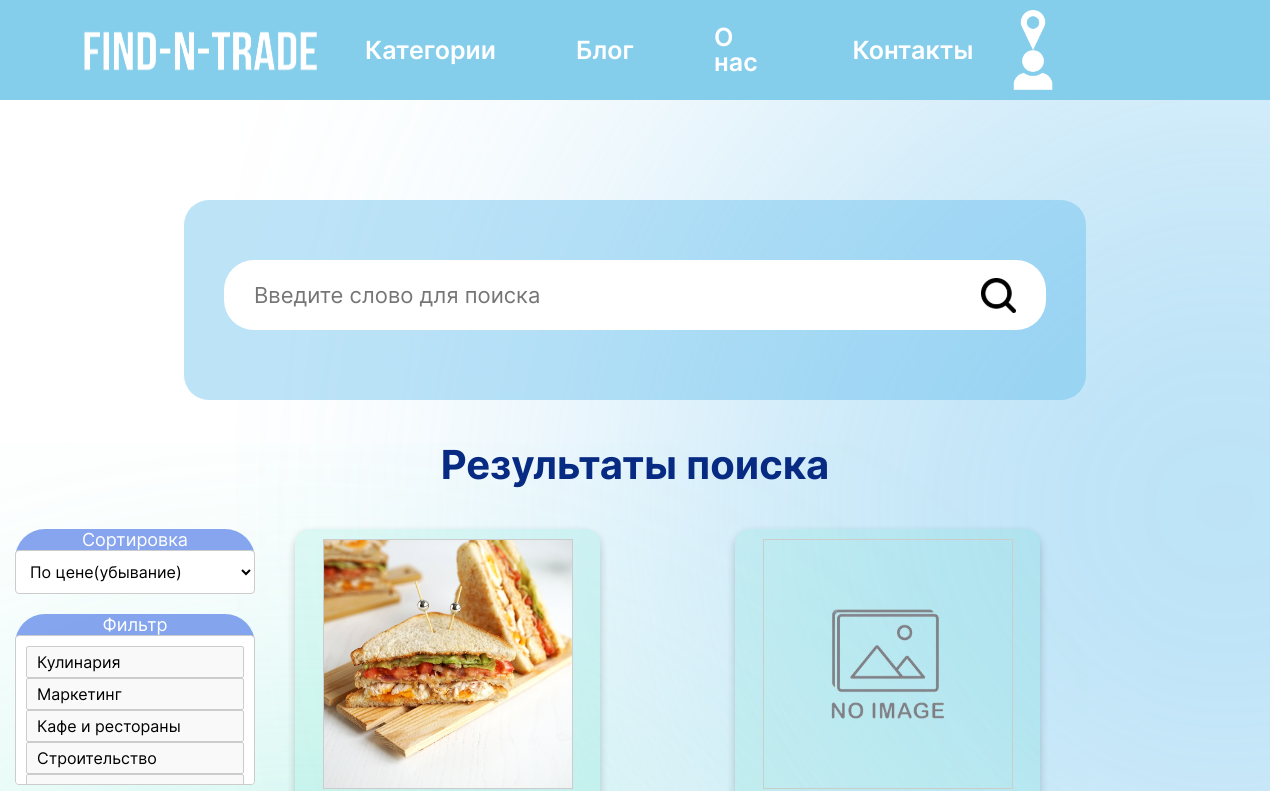
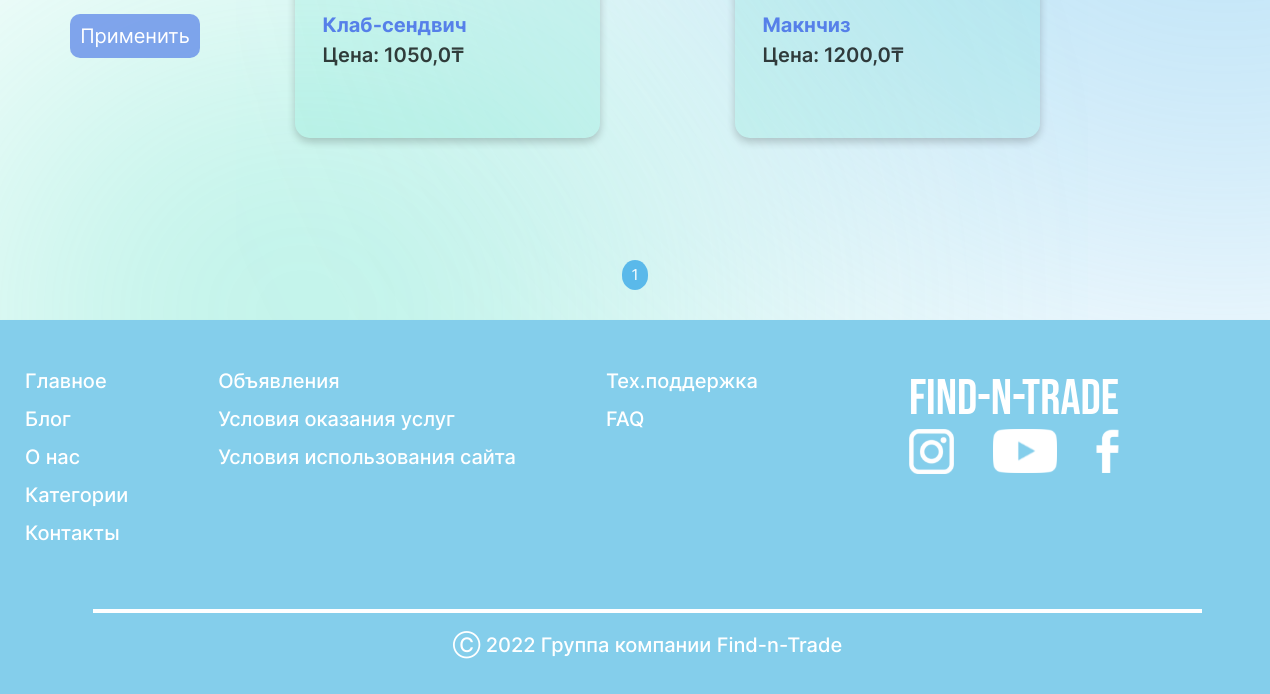
Before: /search_result/ with the older database file (2 pictures, top to bottom).
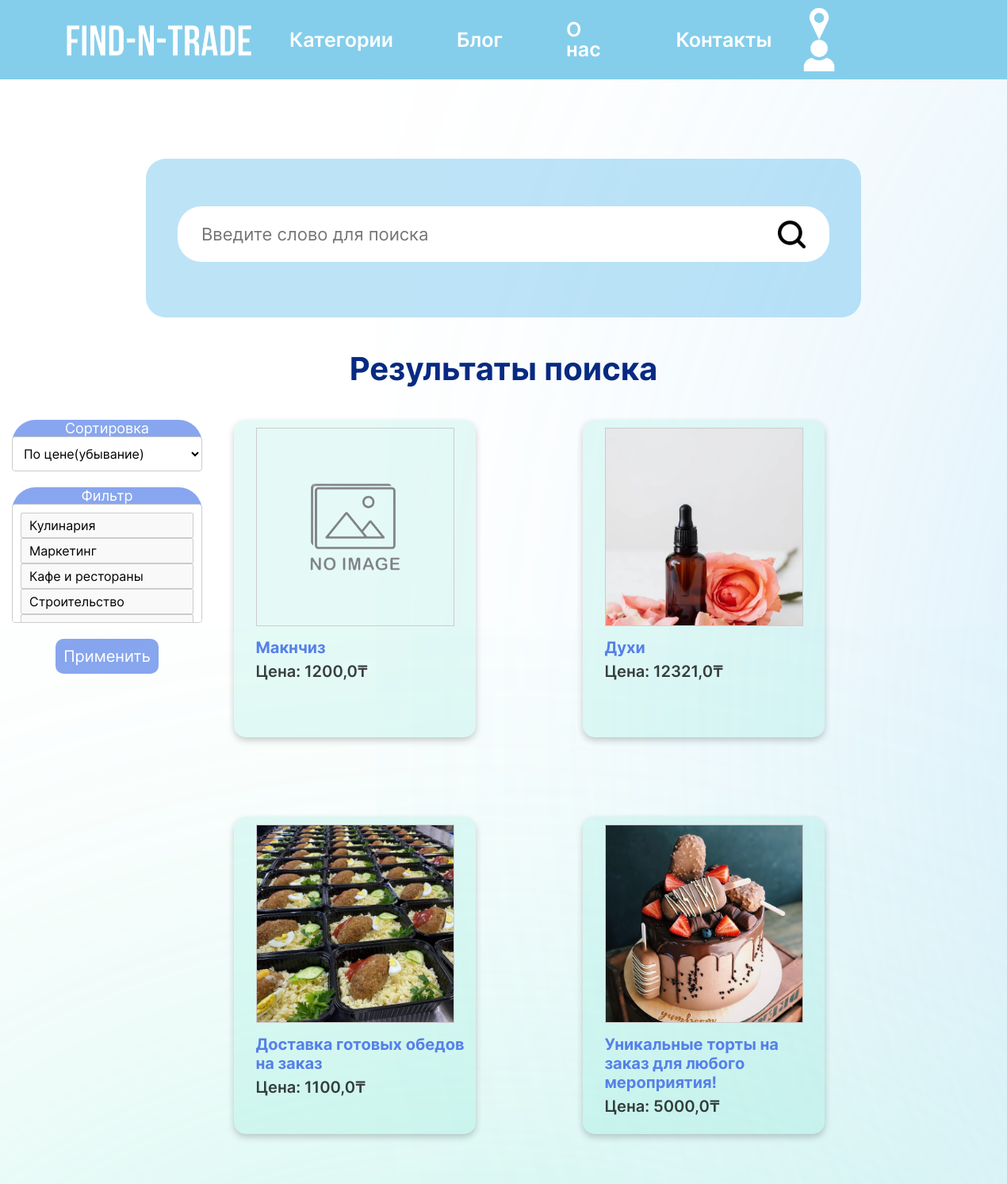
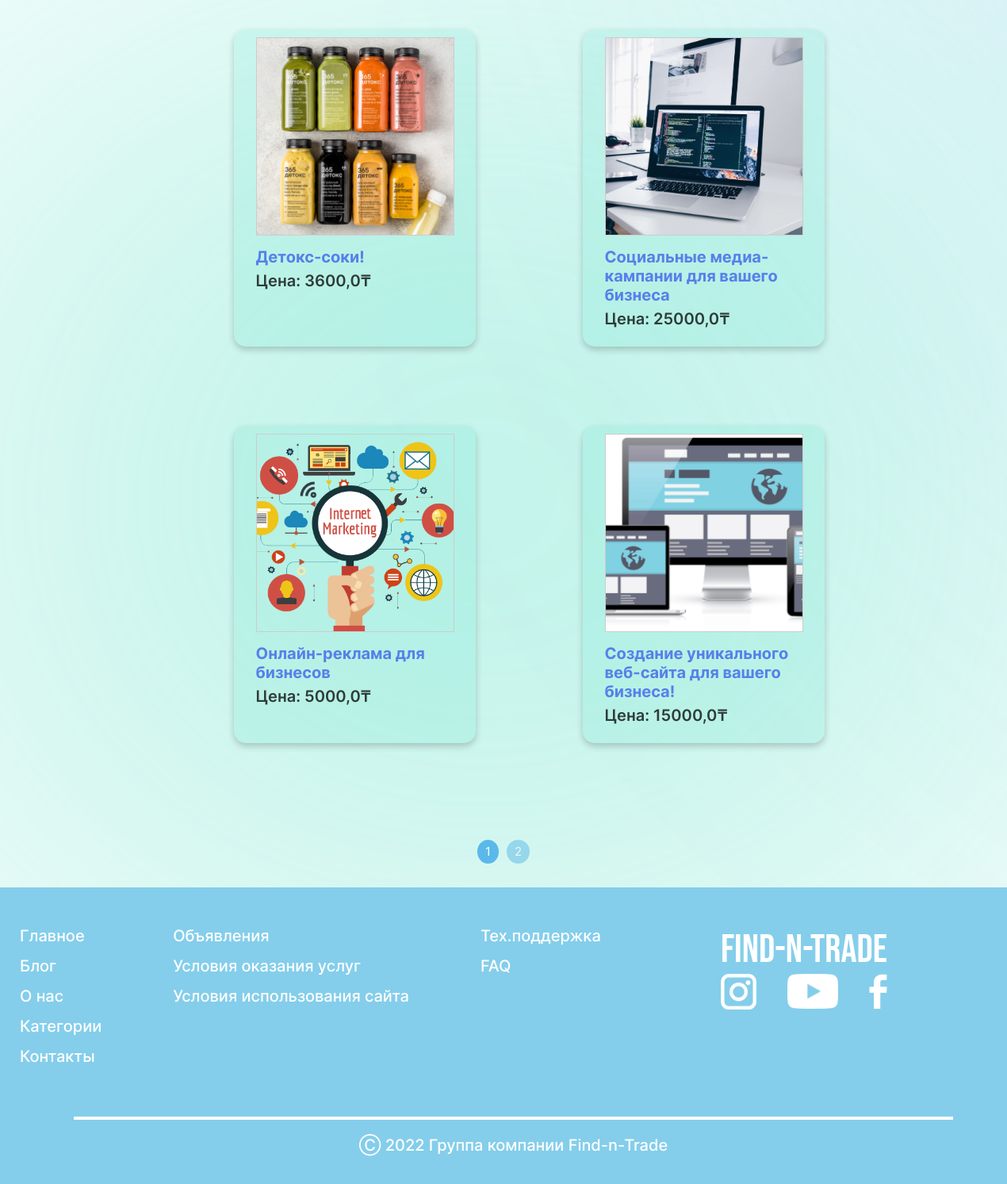
After: the same page with the newer database file (2 pictures, top to bottom).
### main/models.py (models this page shows, shortened)
class Ad(models.Model):
    user= models.ForeignKey(CustomUser, blank=False, null=False, on_delete=models.CASCADE, related_name='creator')
    title= models.CharField(max_length=50, verbose_name="Title")
    company_name= models.CharField(max_length=50, blank=True, null=True, verbose_name="Company_name")
    description= models.TextField(verbose_name="Description")
    image_link = models.ImageField(upload_to=user_image_directory_path, blank=True, null=True,
                                   verbose_name="Ad image")
    cost= models.FloatField(verbose_name="Cost")
    responders= models.ManyToManyField(Respond, blank=True, null=True)
    create_date = models.DateField(auto_now_add=True, verbose_name="Creation date")
    edit_date = models.DateField(auto_now=True, verbose_name="Edit date")
    is_active = models.BooleanField(default=True, verbose_name="Active")
    category=models.ForeignKey(Category, blank=True, null=True, on_delete=models.CASCADE)

### main/views.py (the view, shortened to what this page needs)
# urls.py: path('search_result/', views.SearchResultView.as_view(), name='searchresult'),
class SearchResultView(ListView):
    template_name = "main/search_result.html"
    model = Ad
    paginate_by = 8
    def get_context_data(self, **kwargs):
        ctx = super(SearchResultView, self).get_context_data(**kwargs)
        ctx['categories'] = Category.objects.all()
        return ctx
    def get_queryset(self):
        query = self.request.GET.get("q")
        filter_type = self.request.GET.get("filter_type")
        categories = self.request.GET.getlist("category")
        object_list = Ad.objects.filter(is_active=True)
        if query:
            object_list = object_list.filter(Q(title__icontains=query))
        if categories:
            object_list = object_list.filter(category__slug__in=categories)
        return object_list

### main/templates/main/search_result.html (shortened to what this page needs)
{% extends 'main/base.html' %}
{% load static %}
{% block content %}
<html lang="en">
<head>
    <link rel="stylesheet" href="{% static 'main/css/style.css' %}">
    <link rel="stylesheet" href="{% static 'main/css/style_imported.css' %}">
</head>
<body>
    <div class="categories__container">
            <form action="{% url 'searchresult' %}" class="categories__container-search__wrapper" method="GET">
                <div class="categories__container-search__wrapper-inputs">
                    <button type="submit" class="categories__container-search__wrapper-input__icon"></button>
                    <input type="text" class="categories__container-search__wrapper-input" placeholder="Введите слово для поиска" name="q">
                </div>
            </form>
            <h1 class="categories__container-heading">Результаты поиска {{request.GET.q}}</h1>
            <div class="search__result-wrapper">
                <div class="search__result-wrapper-sorting">
                    <form action="{% url 'searchresult' %}" method="GET" class="search__result-wrapper-sorting-form" style="display: flex;
                        flex-direction: column;
                        align-items: center;">
                        <div class="search__result-wrapper-sorting-form__element">
                            Сортировка <select name="filter_type" id="filter_type" class="multiple-select">
                            <option value="price_down">По цене(убывание)</option>
                        </select>
                        </div>
                        <div class="search__result-wrapper-sorting-form__element">
                            Фильтр
                              <select id="id_category" name="category" multiple class="multiple-select">
                                {% for category in categories %}
                                  <option value="{{ category.slug }}">{{ category.name }}</option>
                                {% endfor %}
                              </select>
                        </div>
                        <button type="submit" style=" margin: auto;
                            background-color: rgba(86, 128, 233, 0.7);
                            color: #fff;
                            font-size: 20px;
                            border: none;
                            border-radius: 10px;
                            padding: 10px;
                            margin-bottom: 20px;
                            cursor: pointer;">Применить</button>
                    </form>
                </div>
                <div class="search__result-wrapper-results">
                    {% for i in object_list %}
                        <div class="card" style="height:400px;">
            <div class="ad_image">
              {% if i.image_link.file is not None     %}
              <img src="{{i.image_link.url}}" alt="" style="object-fit:cover;
              object-position: center;
                 width:250px;
                 height:250px;
                 border: solid 1px #CCC">
              {% else %}
              <img src="{% static 'main/img/no-image-removebg-preview.png'%}" alt="" style="object-fit:cover;
              object-position: center;
                 width:250px;
                 height:250px;
                 border: solid 1px #CCC">
              {% endif %}
            </div>
            <div class="adtext" >
              <a href="{% url 'ad_details' id=i.id %}" >  <h4><b>{{i.title}} </b></h4></a>
              <p style="color: black;
                font-size: 20px;
                text-align: left;
                margin-right: 30px;
                font-weight: 550;"> Цена: {{i.cost}}₸ </p>
            </div>
          </div>
                    {% endfor %}
                </div>
            </div>
          <div class="pagination" style="margin-top: 30px;">
      <div class="pages">
        {% for page in paginator.page_range %}
          <a href="?page={{page}}"><p class="{% if page_obj.number == page  %}active_page{% endif %}">{{page}}</p></a>
        {% endfor %}
       </div>
    </div>
       <footer class="footer">
        <div class="container">
            <div class="footer__wrapper">
                <div class="footer__links">
                    <div class="footer__links__wrapper">
                        <div class="footer__links-column">
                            <ul class="footer__links-column__list">
                                <li class="footer__links-column__list-item"><a href="{% url 'index' %}" class="footer__links-column__list-item__link">Главное</a></li>
                                <li class="footer__links-column__list-item"><a href="{% url 'blog' %}" class="footer__links-column__list-item__link">Блог</a></li>
                                <li class="footer__links-column__list-item"><a href="{% url 'about_us' %}" class="footer__links-column__list-item__link">О нас</a></li>
                                <li class="footer__links-column__list-item"><a href="{% url 'categories' %}" class="footer__links-column__list-item__link">Категории</a></li>
                                <li class="footer__links-column__list-item"><a href="{% url 'contact' %}" class="footer__links-column__list-item__link">Контакты</a></li>
                            </ul>
                        </div>
                        <div class="footer__links-column">
                            <ul class="footer__links-column__list">
                                <li class="footer__links-column__list-item"><a href="{% url 'searchresult' %}" class="footer__links-column__list-item__link">Объявления</a></li>
                                <li class="footer__links-column__list-item"><a href="{% url 'termscond' %}" class="footer__links-column__list-item__link">Условия оказания услуг</a></li>
                                <li class="footer__links-column__list-item"><a href="#" class="footer__links-column__list-item__link">Условия использования сайта</a></li>
                            </ul>
                        </div>
                        <div class="footer__links-column">
                            <ul class="footer__links-column__list">
                                <li class="footer__links-column__list-item"><a href="{% url 'support_chat' %}" class="footer__links-column__list-item__link">Тех.поддержка</a></li>
                                <li class="footer__links-column__list-item"><a href="#" class="footer__links-column__list-item__link">FAQ</a></li>
                            </ul>
                        </div>
                    </div>
                </div>
                <div class="footer__social">
                    <a href="{% url 'index' %}"><div class="footer__social-logo">FIND-N-TRADE</div></a>
                    <div class="footer__social__items">
                        <a href="https://www.instagram.com/"><img src="{% static 'main/icons/insta.svg' %}" alt="instagram" class="footer__social-item">
                        <a href="https://www.youtube.com/"><img src="{% static 'main/icons/youtube.svg' %}" alt="youtube" class="footer__social-item">
                        <a href="https://ru-ru.facebook.com/"><img src="{% static 'main/icons/facebook.svg' %}" alt="facebook" class="footer__social-item">
                    </div>
                </div>
            </div>
            <div class="dash"></div>
            <div class="footer__credit">Ⓒ 2022 Группа компании Find-n-Trade</div>
        </div>
    </footer>
</body>
</html>
{% endblock %}

### main/templates/main/base.html (shortened to what this page needs)
{% load static %}
<html lang="en">
<head>
    <link rel="stylesheet" href="{% static 'main/css/style.css' %}">
</head>
<body>
    <header class="header">
        <div class="sitelogo">
            <a href="{% url 'index' %}">
                <img src="{% static 'main/icons/Find-n-trade.png' %}" alt="">
            </a>
        </div>
        <div class="navigation">
            <ul class="navmenu">
                <li><a href="{% url 'categories' %}">Категории</a></li>
                <li><a href="{% url 'blog' %}">Блог</a></li>
                <li><a href="{% url 'about_us' %}">О нас</a></li>
                <li><a href="{% url 'contact' %}">Контакты</a></li>
            </ul>
        </div>
        <div class="navicons">
            <a href="#"><img src="{% static 'main/icons/location.png' %}" alt=""></a>
            {% if user.is_authenticated %}
            <a href="{% url 'profile' %}  "><img src="{% static 'main/icons/user.png' %}"></a>
            {% else %}
            <a href="{% url 'register' %} "><img src="{% static 'main/icons/user.png' %}" alt="profile"
                    class="header__settings-profile"></a>
            {% endif %}
        </div>
    </header>
    {% block content %}
    {% endblock %}
</body>
</html>

### main/static/main/css/style_imported.css (style rules this page uses)
:root { --bs-lightblue: #84CEEB; --bs-blue: #5AB9EA; --bs-gradient_one: linear-gradient(60deg, rgba(104, 201, 201, 0.8724440459777661) 15%, rgba(90, 185, 234, 0.4186625333727241) 49%, rgba(86, 128, 233, 0.7015756986388305) 84%); --bs--gradient_two: linear-gradient(45deg, rgba(255, 255, 255, 0.8724440459777661) 15%, rgba(86, 128, 233, 0.7015756986388305) 84%); --bs--gradient_three: linear-gradient(45deg, rgba(255, 255, 255, 0.8724440459777661) 15%, rgba(109, 177, 232, 0.702) 90%); --bs--gradient_four: linear-gradient(45deg, #68C9C9, #5680E9); --bs--gradient_five: linear-gradient(90deg, rgba(132,206,235,0.5024860285911239) 27%, rgba(104,201,201,0.5) 47%, rgba(90,185,234,0.5) 63%, rgba(86,128,233,0.5) 78%); --bs--lapisblue: #5680E9; --bs-darkblue: #152243; --bs-sea: #072A82; --bs-lavender: #83A4EF; --bs-green: #81D6CD; --bs-grayblue: #2E5E71; --bs-lime: #00FF85; --bs-red: #FF3E3E; --bs-yellow: #FFD84F; }
.card { box-shadow: 0 4px 8px 0 rgba(0,0,0,0.2); transition: 0.3s; width: 305px; height: 440px; border-radius: 15px; background: rgba(53, 218, 186, .13); margin-right: 75px; margin-bottom: 40px; }
.ad_image { width: 250px; height: 250px; margin: 0 auto; margin-top: 10px; }
.adtext { margin-left: 27.5px; margin-top: 15px; height: 90px; }
.adtext h4 { font-size: 20px; color: #5680E9; }
.adtext p { margin-top: 5px; font-size: 14px; opacity: 0.75; }
.container { display: block; position: relative; padding-left: 25px; margin-bottom: 8px; cursor: pointer; font-size: 20px; -webkit-user-select: none; -moz-user-select: none; -ms-user-select: none; user-select: none; color: #fff; }
.multiple-select { width: 100%; border: 1px solid #ccc; border-radius: 4px; background-color: white; padding: 10px; font-size: 16px; outline: none; }
.multiple-select option { padding: 5px 10px; border: 1px solid #ccc; border-radius: 2px; background-color: #f9f9f9; }
.other_users_profile_left_1 h3, h4 { color: #072A82; font-weight: normal; font-size: 22px; }
.other_users_profile_right_1 h2,p { font-size: 22px; line-height: 1.3; }

Changed rows visible on the page:
removed Ad: image_link (picture), title "Клаб-сендвич", cost "1050,0"
added Ad: image_link (picture), title "Духи", cost "12321,0"
added Ad: image_link (picture), title "Доставка готовых обедов на заказ", cost "1100,0"
added Ad: image_link (picture), title "Уникальные торты на заказ для любого мероприятия!", cost "5000,0"
added Ad: image_link (picture), title "Детокс-соки!", cost "3600,0"
added Ad: image_link (picture), title "Социальные медиа-кампании для вашего бизнеса", cost "25000,0"
added Ad: image_link (picture), title "Онлайн-реклама для бизнесов", cost "5000,0"
added Ad: image_link (picture), title "Создание уникального веб-сайта для вашего бизнеса!", cost "15000,0"
Other visible differences:
new list line: "2"
